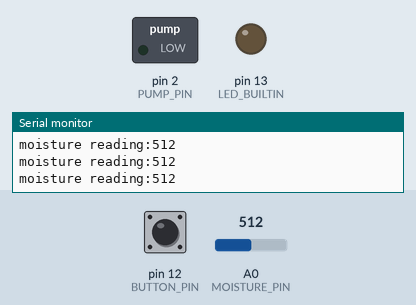
The sketch below on a simulated Arduino Uno, built with avr-gcc and run on an emulated ATmega328P. Parts: switched loads named in the sketch (green lamp = pin HIGH), output pins drawn as LEDs (lit = HIGH), the last lines printed to the serial monitor. Inputs (shaded band) come from the test bench; at power-on: pin 12 (BUTTON_PIN) HIGH, A0 (MOISTURE_PIN) = 512.

Above: at 1.2 s.
1.3 s: pin 12 (BUTTON_PIN) pulled LOW for 1 s
At 1.8 s:
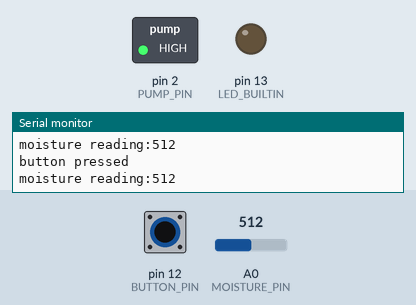
4.3 s: A0 (MOISTURE_PIN) set to 490
7.3 s: pin 12 (BUTTON_PIN) pulled LOW for 0.15 s
10.4 s: A0 (MOISTURE_PIN) set to 109
13.4 s: A0 (MOISTURE_PIN) set to 89
14.9 s: A0 (MOISTURE_PIN) set to 716
At 15.9 s:
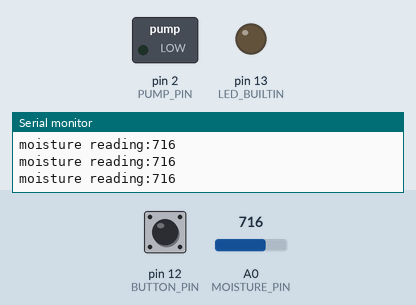
Timing chart, 0 to 17.9 s (numbered marks = the images above; inputs shaded):
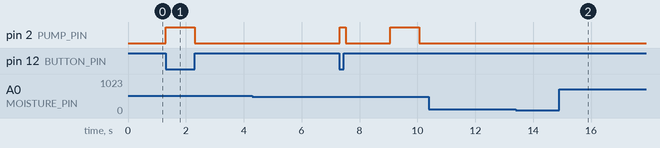

Measured:
- after the input at 1.3 s, pin 2 (PUMP_PIN): LOW → HIGH at once, → LOW 1.0 s later
- after the input at 14.9 s, pin 2 (PUMP_PIN): stays LOW (without the input it goes to HIGH after 3.2 s)

The sketch:

irrigation2.ino
```cpp
#define LED_BUILTIN 13
#define PUMP_PIN 2
#define BUTTON_PIN 12
#define MOISTURE_PIN A0
#define READING_INTERVAL_SECONDS 3
#define READING_COUNT 3
#define MOISTURE_THRESHOLD 500
#define PUMP_DURATION_MILLISECONDS 1000

void setup() {
  // put your setup code here, to run once:
  Serial.begin(9600);

  pinMode(LED_BUILTIN, OUTPUT);
  pinMode(PUMP_PIN, OUTPUT);  // npn transistor, E,B,C is left to right when facing flat side.
  pinMode(MOISTURE_PIN, INPUT);
  pinMode(BUTTON_PIN, INPUT_PULLUP); // button is active low

  digitalWrite(PUMP_PIN, LOW);
}

void loop() {
  // put your main code here, to run repeatedly:
  static unsigned long lastReadTime = 0;
  static int readingCount = 0;
  static int moistureSum = 0;

  int moisture = analogRead(MOISTURE_PIN);

  Serial.print("moisture reading:");
  Serial.println(moisture);

  // activate pump if button is pressed
  if (digitalRead(BUTTON_PIN) == LOW) {
    activatePump(100);
    Serial.println("button pressed");
    return;
  }

  // handle moisture readings every interval
  unsigned long currentTime = millis();
  if (currentTime - lastReadTime >= READING_INTERVAL_SECONDS * 1000) {
    int moisture = analogRead(MOISTURE_PIN);
    moistureSum += moisture;
    readingCount++;

    if (readingCount >= READING_COUNT){
      int averageMoisture = moistureSum / READING_COUNT;
      Serial.print("average moisture:");
      Serial.println(averageMoisture);
      readingCount = 0;
      moistureSum = 0;

      if (averageMoisture < MOISTURE_THRESHOLD) {
        activatePump(PUMP_DURATION_MILLISECONDS);
      }
    }
    lastReadTime = currentTime;
  }
}

void activatePump(int durationMilliSecond) {
  digitalWrite(PUMP_PIN, HIGH);
  delay(durationMilliSecond);
  digitalWrite(PUMP_PIN, LOW);
}
```
